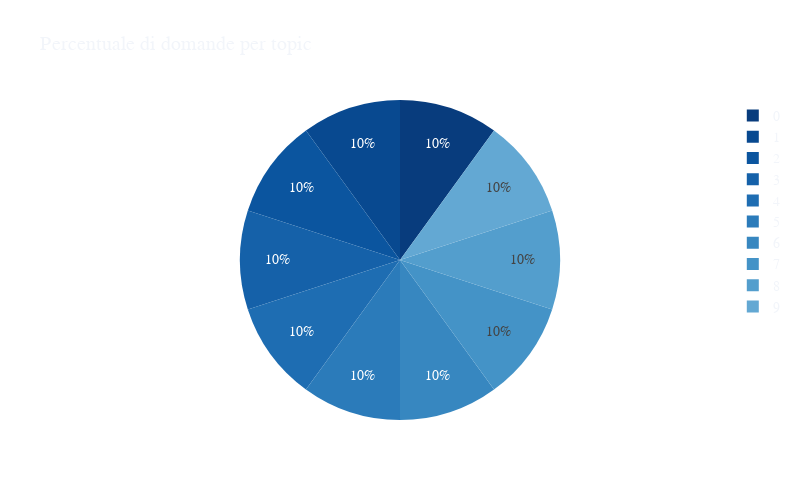

This figure's notebook cell:
### Markdown cell above
Usiamo un grafico a torta per mostrare le percentuali di domande per ogni topic

### Code cell
blue_palette = get_n_color_palette("Blues", 20, True)

fig = px.pie(
    data_frame=categories_statistics_df,
    names="topic",
    values="count",
    color_discrete_sequence=blue_palette,
    title="Percentuale di domande per topic",
    width=800,
    height=500,
)

fig.update_layout(
    {
        "plot_bgcolor": "rgba(0, 0, 0, 0)",
        "paper_bgcolor": "rgba(0, 0, 0, 0)",
        "font": {
            "family": "Courier New, monospace",
            "size": 14,
            # 'color': "#eaeaea"
        },
    }
)

fig.show()

### Figure 1 — Plotly figure (JSON) as saved in the notebook; plotly's stock layout.template omitted (floating-point values rounded to 4 significant figures)
{"data": [{"domain": {"x": [0.0, 1.0], "y": [0.0, 1.0]}, "hovertemplate": "topic=%{label}<br>count=%{value}<extra></extra>", "labels": [0, 1, 2, 3, 4, 5, 6, 7, 8, 9], "legendgroup": "", "name": "", "showlegend": true, "values": [140000, 140000, 140000, 140000, 140000, 140000, 140000, 140000, 140000, 140000], "type": "pie"}], "layout": {"legend": {"tracegroupgap": 0}, "title": {"text": "Percentuale di domande per topic"}, "piecolorway": ["#083c7d", "#084990", "#0b559f", "#1561a9", "#1e6db2", "#2b7bba", "#3787c0", "#4493c7", "#539ecd", "#63a8d3", "#75b4d8", "#89bedc", "#9cc9e1", "#abd0e6", "#bad6eb", "#c9ddf0", "#d2e3f3", "#dbe9f6", "#e4eff9", "#eef5fc"], "height": 500, "width": 800, "font": {"family": "Courier New, monospace", "size": 14}, "plot_bgcolor": "rgba(0, 0, 0, 0)", "paper_bgcolor": "rgba(0, 0, 0, 0)"}}
